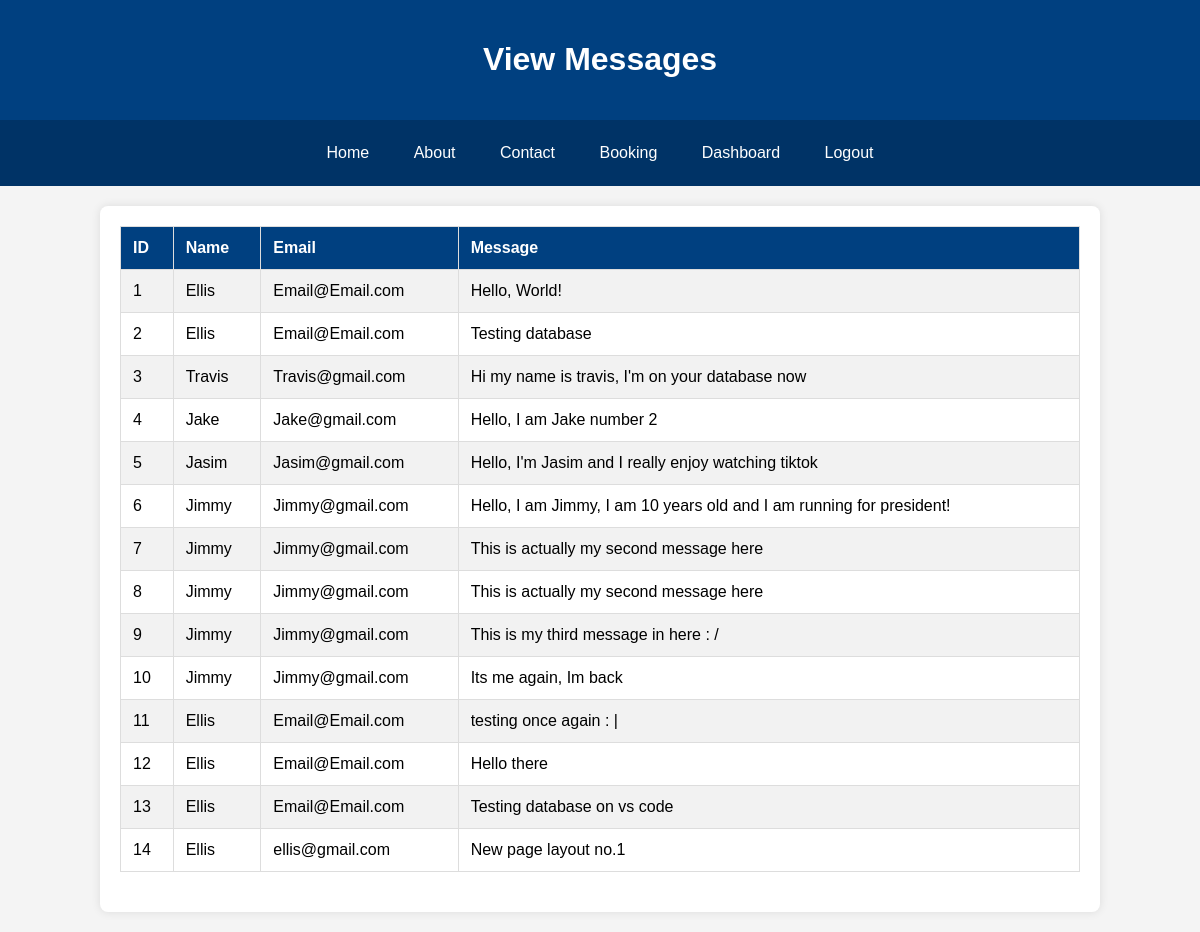
Page /view_messages (signed in) on the committed database.
### app.py (models this page shows, shortened)
class Message(db.Model):
    id = db.Column(db.Integer, primary_key=True)
    name = db.Column(db.String(100), nullable=False)
    email = db.Column(db.String(120), nullable=False)
    message = db.Column(db.Text, nullable=False)

### app.py (the view)
@app.route('/view_messages')
@login_required
def view_messages():
    if not current_user.role == 'admin':
        return redirect(url_for('home'))
    messages = Message.query.all()
    return render_template('view_messages.html', messages=messages)

### app.py (called while the page is built)
@login_manager.user_loader
def load_user(user_id):
    return Login.query.get(int(user_id))

### templates/view_messages.html (shortened to what this page needs)
<!DOCTYPE html>
<html lang="en">
<head>
    <link rel="stylesheet" type="text/css" href="{{ url_for('static', filename='admin.css') }}">
</head>
<body>
    <header>
        <h1>View Messages</h1>
    </header>
    <div class="navbar">
        <a href="{{ url_for('home') }}">Home</a>
        <a href="{{ url_for('about') }}">About</a>
        <a href="{{ url_for('contact') }}">Contact</a>
        <a href="{{ url_for('booking') }}">Booking</a>
        <a href="{{ url_for('admin_dashboard') }}">Dashboard</a>
        <a href="{{ url_for('logout') }}">Logout</a>
    </div>
    <div class="container">
        <table>
            <tr>
                <th>ID</th>
                <th>Name</th>
                <th>Email</th>
                <th>Message</th>
            </tr>
            {% for message in messages %}
            <tr>
                <td>{{ message.id }}</td>
                <td>{{ message.name }}</td>
                <td>{{ message.email }}</td>
                <td>{{ message.message }}</td>
            </tr>
            {% endfor %}
        </table>
    </div>
</body>
</html>

### static/admin.css (style rules this page uses)
body { font-family: Arial, sans-serif; background-color: #f4f4f4; margin: 0; padding: 0; }
header { background-color: #004080; color: white; padding: 20px; text-align: center; }
.navbar { background-color: #003366; overflow: hidden; text-align: center; padding: 10px 0; }
.navbar a { color: white; text-align: center; padding: 14px 20px; text-decoration: none; display: inline-block; }
.container { width: 80%; margin: 20px auto; background-color: white; padding: 20px; box-shadow: 0 0 10px rgba(0, 0, 0, 0.1); border-radius: 8px; }
table { width: 100%; border-collapse: collapse; margin-bottom: 20px; }
table, th, td { border: 1px solid #ddd; }
th, td { padding: 12px; text-align: left; }
th { background-color: #004080; color: white; }
tr:nth-child(even) { background-color: #f2f2f2; }

### rows in the picture
Message: id "1", name "Ellis", email "Email@Email.com", message "Hello, World!"
Message: id "2", name "Ellis", email "Email@Email.com", message "Testing database"
Message: id "3", name "Travis", email "Travis@gmail.com", message "Hi my name is travis, I'm on your database now"
Message: id "4", name "Jake", email "Jake@gmail.com", message "Hello, I am Jake number 2"
Message: id "5", name "Jasim", email "Jasim@gmail.com", message "Hello, I'm Jasim and I really enjoy watching tiktok"
Message: id "6", name "Jimmy", email "Jimmy@gmail.com", message "Hello, I am Jimmy, I am 10 years old and I am running for president!"
Message: id "7", name "Jimmy", email "Jimmy@gmail.com", message "This is actually my second message here"
Message: id "8", name "Jimmy", email "Jimmy@gmail.com", message "This is actually my second message here"
Message: id "9", name "Jimmy", email "Jimmy@gmail.com", message "This is my third message in here : /"
Message: id "10", name "Jimmy", email "Jimmy@gmail.com", message "Its me again, Im back"
Message: id "11", name "Ellis", email "Email@Email.com", message "testing once again : |"
Message: id "12", name "Ellis", email "Email@Email.com", message "Hello there"
Message: id "13", name "Ellis", email "Email@Email.com", message "Testing database on vs code"
Message: id "14", name "Ellis", email "ellis@gmail.com", message "New page layout no.1"
